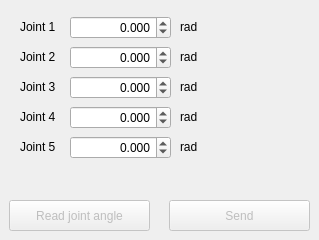
    <widget class="QWidget" name="tab_js">
     <property name="enabled">
      <bool>true</bool>
     </property>
     <attribute name="title">
      <string>Joint space</string>
     </attribute>
     <widget class="QPushButton" name="btn_read_joint_angle">
      <property name="enabled">
       <bool>false</bool>
      </property>
      <property name="geometry">
       <rect>
        <x>9</x>
        <y>200</y>
        <width>141</width>
        <height>31</height>
       </rect>
      </property>
      <property name="text">
       <string>Read joint angle</string>
      </property>
     </widget>
     <widget class="QPushButton" name="btn_send_joint_angle">
      <property name="enabled">
       <bool>false</bool>
      </property>
      <property name="geometry">
       <rect>
        <x>169</x>
        <y>200</y>
        <width>141</width>
        <height>31</height>
       </rect>
      </property>
      <property name="text">
       <string>Send</string>
      </property>
     </widget>
     <widget class="QLabel" name="label_19">
      <property name="geometry">
       <rect>
        <x>20</x>
        <y>80</y>
        <width>59</width>
        <height>14</height>
       </rect>
      </property>
      <property name="text">
       <string>Joint 3</string>
      </property>
     </widget>
     <widget class="QLabel" name="label_20">
      <property name="geometry">
       <rect>
        <x>20</x>
        <y>110</y>
        <width>59</width>
        <height>14</height>
       </rect>
      </property>
      <property name="text">
       <string>Joint 4</string>
      </property>
     </widget>
     <widget class="QLabel" name="label_21">
      <property name="geometry">
       <rect>
        <x>180</x>
        <y>80</y>
        <width>59</width>
        <height>14</height>
       </rect>
      </property>
      <property name="text">
       <string>rad</string>
      </property>
     </widget>
     <widget class="QLabel" name="label_22">
      <property name="geometry">
       <rect>
        <x>180</x>
        <y>110</y>
        <width>59</width>
        <height>14</height>
       </rect>
      </property>
      <property name="text">
       <string>rad</string>
      </property>
     </widget>
     <widget class="QLabel" name="label_23">
      <property name="geometry">
       <rect>
        <x>180</x>
        <y>50</y>
        <width>59</width>
        <height>14</height>
       </rect>
      </property>
      <property name="text">
       <string>rad</string>
      </property>
     </widget>
     <widget class="QLabel" name="label_24">
      <property name="geometry">
       <rect>
        <x>20</x>
        <y>50</y>
        <width>59</width>
        <height>14</height>
       </rect>
      </property>
      <property name="text">
       <string>Joint 2</string>
      </property>
     </widget>
     <widget class="QLabel" name="label_25">
      <property name="geometry">
       <rect>
        <x>180</x>
        <y>20</y>
        <width>59</width>
        <height>14</height>
       </rect>
      </property>
      <property name="text">
       <string>rad</string>
      </property>
     </widget>
     <widget class="QLabel" name="label_26">
      <property name="geometry">
       <rect>
        <x>20</x>
        <y>20</y>
        <width>59</width>
        <height>14</height>
       </rect>
      </property>
      <property name="text">
       <string>Joint 1</string>
      </property>
     </widget>
     <widget class="QDoubleSpinBox" name="doubleSpinBox_j1">
      <property name="geometry">
       <rect>
        <x>70</x>
        <y>16</y>
        <width>101</width>
        <height>23</height>
       </rect>
      </property>
      <property name="alignment">
       <set>Qt::AlignRight|Qt::AlignTrailing|Qt::AlignVCenter</set>
      </property>
      <property name="decimals">
       <number>3</number>
      </property>
      <property name="minimum">
       <double>-3.140000000000000</double>
      </property>
      <property name="maximum">
       <double>3.140000000000000</double>
      </property>
      <property name="singleStep">
       <double>0.050000000000000</double>
      </property>
     </widget>
     <widget class="QDoubleSpinBox" name="doubleSpinBox_j2">
      <property name="geometry">
       <rect>
        <x>70</x>
        <y>46</y>
        <width>101</width>
        <height>23</height>
       </rect>
      </property>
      <property name="alignment">
       <set>Qt::AlignRight|Qt::AlignTrailing|Qt::AlignVCenter</set>
      </property>
      <property name="decimals">
       <number>3</number>
      </property>
      <property name="minimum">
       <double>-3.140000000000000</double>
      </property>
      <property name="maximum">
       <double>3.140000000000000</double>
      </property>
      <property name="singleStep">
       <double>0.050000000000000</double>
      </property>
     </widget>
     <widget class="QDoubleSpinBox" name="doubleSpinBox_j3">
      <property name="geometry">
       <rect>
        <x>70</x>
        <y>76</y>
        <width>101</width>
        <height>23</height>
       </rect>
      </property>
      <property name="alignment">
       <set>Qt::AlignRight|Qt::AlignTrailing|Qt::AlignVCenter</set>
      </property>
      <property name="decimals">
       <number>3</number>
      </property>
      <property name="minimum">
       <double>-3.140000000000000</double>
      </property>
      <property name="maximum">
       <double>3.140000000000000</double>
      </property>
      <property name="singleStep">
       <double>0.050000000000000</double>
      </property>
     </widget>
     <widget class="QDoubleSpinBox" name="doubleSpinBox_j4">
      <property name="geometry">
       <rect>
        <x>70</x>
        <y>106</y>
        <width>101</width>
        <height>23</height>
       </rect>
      </property>
      <property name="alignment">
       <set>Qt::AlignRight|Qt::AlignTrailing|Qt::AlignVCenter</set>
      </property>
      <property name="decimals">
       <number>3</number>
      </property>
      <property name="minimum">
       <double>-3.140000000000000</double>
      </property>
      <property name="maximum">
       <double>3.140000000000000</double>
      </property>
      <property name="singleStep">
       <double>0.050000000000000</double>
      </property>
     </widget>
     <widget class="QLabel" name="label_41">
      <property name="geometry">
       <rect>
        <x>20</x>
        <y>140</y>
        <width>59</width>
        <height>14</height>
       </rect>
      </property>
      <property name="text">
       <string>Joint 5</string>
      </property>
     </widget>
     <widget class="QDoubleSpinBox" name="doubleSpinBox_j5">
      <property name="geometry">
       <rect>
        <x>70</x>
        <y>136</y>
        <width>101</width>
        <height>23</height>
       </rect>
      </property>
      <property name="alignment">
       <set>Qt::AlignRight|Qt::AlignTrailing|Qt::AlignVCenter</set>
      </property>
      <property name="decimals">
       <number>3</number>
      </property>
      <property name="minimum">
       <double>-3.140000000000000</double>
      </property>
      <property name="maximum">
       <double>3.140000000000000</double>
      </property>
      <property name="singleStep">
       <double>0.050000000000000</double>
      </property>
     </widget>
     <widget class="QLabel" name="label_42">
      <property name="geometry">
       <rect>
        <x>180</x>
        <y>140</y>
        <width>59</width>
        <height>14</height>
       </rect>
      </property>
      <property name="text">
       <string>rad</string>
      </property>
     </widget>
    </widget>
